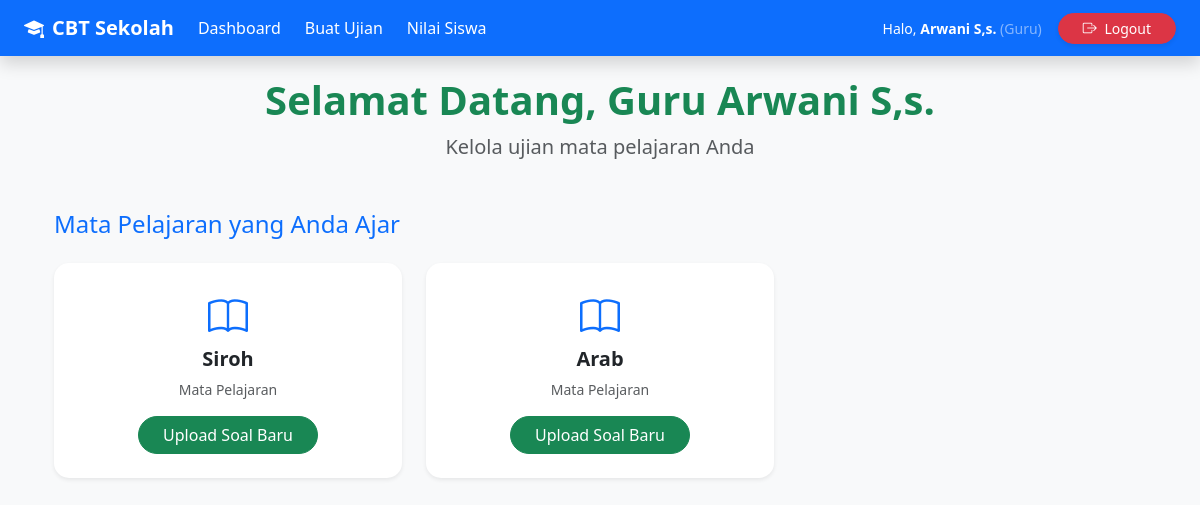
The page /guru/dashboard (signed in) on the database its author committed.
### models.py (models this page shows)
class User(UserMixin, db.Model):
    id = db.Column(db.Integer, primary_key=True)
    username = db.Column(db.String(50), unique=True, nullable=False)
    password = db.Column(db.String(255), nullable=False)
    role = db.Column(db.String(20), nullable=False)  # admin, guru, siswa
    nama = db.Column(db.String(100))
    kelas_id = db.Column(db.Integer, db.ForeignKey('kelas.id'))
    kelas = db.relationship('Kelas', backref='siswa', lazy=True)
    mapel_diajar = db.relationship('Mapel', backref='guru', lazy=True)

class Mapel(db.Model):
    id = db.Column(db.Integer, primary_key=True)
    nama = db.Column(db.String(100), nullable=False)
    guru_id = db.Column(db.Integer, db.ForeignKey('user.id'))

### routes/guru_routes.py (the view)
@bp.route('/dashboard')
@login_required
def dashboard():
    if current_user.role != 'guru':
        return redirect('/')
    mapel = Mapel.query.filter_by(guru_id=current_user.id).all()
    ujian = Ujian.query.join(Mapel).filter(Mapel.guru_id == current_user.id).all()
    return render_template('guru/dashboard.html', mapel=mapel, ujian=ujian)

### app.py (called while the page is built)
@login_manager.user_loader
def load_user(id):
    return db.session.get(User, int(id))

### templates/guru/dashboard.html (shortened to what this page needs)
{% extends "base.html" %}
{% block content %}
<div class="container mt-4">
    <div class="text-center mb-5">
        <h1 class="display-6 fw-bold text-success">
            Selamat Datang, Guru {{ current_user.nama }}
        </h1>
        <p class="lead text-muted">Kelola ujian mata pelajaran Anda</p>
    </div>
    {% if mapel %}
    <h4 class="mb-4 text-primary">
        Mata Pelajaran yang Anda Ajar
    </h4>
    <div class="row g-4 mb-5">
        {% for m in mapel %}
        <div class="col-md-6 col-lg-4">
            <div class="card shadow-sm border-0 h-100 hover-card">
                <div class="card-body text-center p-4">
                    <i class="bi bi-book fs-1 text-primary mb-3"></i>
                    <h5 class="fw-bold">{{ m.nama }}</h5>
                    <p class="text-muted small mb-3">Mata Pelajaran</p>
                    <a href="/guru/upload_soal/{{ m.id }}" class="btn btn-success rounded-pill px-4">
                        Upload Soal Baru
                    </a>
                </div>
            </div>
        </div>
        {% endfor %}
    </div>
    {% else %}
    <div class="text-center py-5">
        <i class="bi bi-journal-x fs-1 text-muted mb-3"></i>
        <p class="text-muted">Anda belum mengajar mata pelajaran apapun.</p>
    </div>
    {% endif %}
</div>
{% endblock %}

### templates/base.html (shortened to what this page needs)
<!DOCTYPE html>
<html lang="id">
<head>
    <link href="https://cdn.jsdelivr.net/npm/bootstrap@5.3.3/dist/css/bootstrap.min.css" rel="stylesheet">
    <link rel="stylesheet" href="https://cdn.jsdelivr.net/npm/bootstrap-icons@1.11.3/font/bootstrap-icons.min.css">
    <link rel="stylesheet" href="{{ url_for('static', filename='css/style.css') }}">
</head>
<body class="bg-light">
    <nav class="navbar navbar-expand-lg navbar-dark bg-primary shadow fixed-top">
        <div class="container-fluid px-4">
            <a class="navbar-brand fw-bold d-flex align-items-center" href="/">
                <i class="bi bi-mortarboard-fill me-2"></i>
                CBT Sekolah
            </a>
            {% if current_user.is_authenticated %}
            <div class="navbar-nav me-auto d-flex flex-row gap-2">
                {% if current_user.role == 'guru' %}
                    <a href="/guru/dashboard" class="nav-link text-white">Dashboard</a>
                    <a href="/guru/buat_ujian" class="nav-link text-white">Buat Ujian</a>
                    <a href="/guru/nilai_siswa" class="nav-link text-white">Nilai Siswa</a>
                {% endif %}
            </div>
            <div class="d-flex align-items-center text-white">
                <span class="me-3 small d-none d-md-block">
                    Halo, <strong>{{ current_user.nama or current_user.username }}</strong>
                    <span class="text-white-50">({{ current_user.role | capitalize }})</span>
                </span>
                <a href="/logout" class="btn btn-danger btn-sm rounded-pill px-4 shadow-sm">
                    <i class="bi bi-box-arrow-right me-1"></i>
                    <span class="d-none d-sm-inline">Logout</span>
                </a>
            </div>
            {% endif %}
        </div>
    </nav>
    <div class="container mt-4">
        {% block content %}{% endblock %}
    </div>
</body>
</html>

### static/css/style.css (style rules this page uses)
body { font-family: 'Segoe UI', Tahoma, Geneva, Verdana, sans-serif; }
.card { border-radius: 15px; }

### templates/guru/dashboard.html (style rules this page uses)
.hover-card { transition: all 0.3s ease; }

### rows shown on the page
User: nama "Arwani S,s.", role "Guru"
Mapel: nama "Siroh"
Mapel: nama "Arab"
